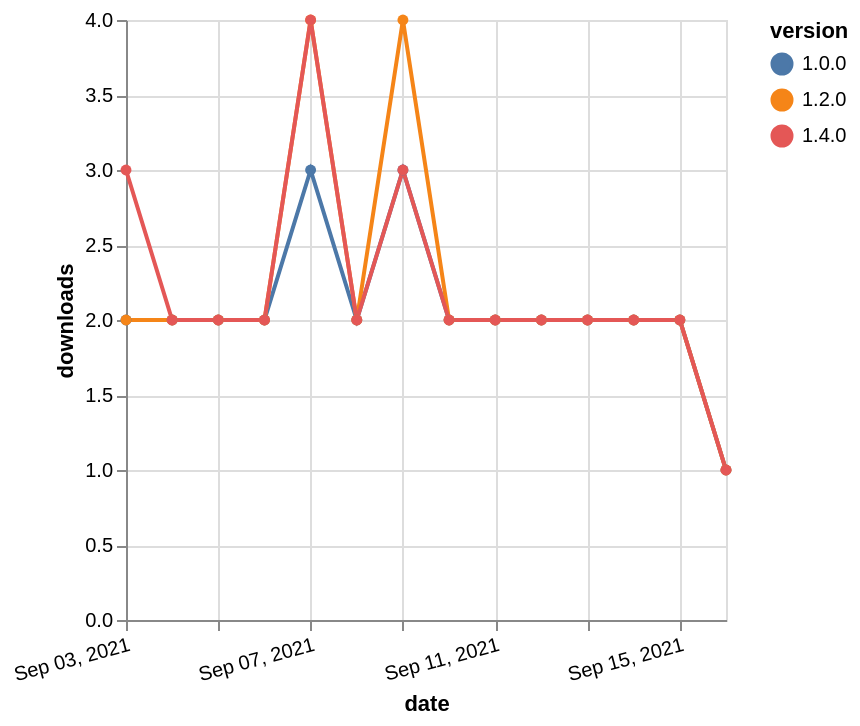

Here is the Vega-Lite specification saved for this chart:
### Vega-Lite specification from a JSON file in a GitHub repository (floating-point values rounded to 4 significant figures)
{"$schema": "https://vega.github.io/schema/vega-lite/v5.json", "description": "A simple bar chart with embedded data.", "data": {"values": [{"date": "2021-09-03", "total": 1017, "delta": 2, "version": "1.0.0"}, {"date": "2021-09-04", "total": 1019, "delta": 2, "version": "1.0.0"}, {"date": "2021-09-05", "total": 1021, "delta": 2, "version": "1.0.0"}, {"date": "2021-09-06", "total": 1023, "delta": 2, "version": "1.0.0"}, {"date": "2021-09-07", "total": 1026, "delta": 3, "version": "1.0.0"}, {"date": "2021-09-08", "total": 1028, "delta": 2, "version": "1.0.0"}, {"date": "2021-09-09", "total": 1031, "delta": 3, "version": "1.0.0"}, {"date": "2021-09-10", "total": 1033, "delta": 2, "version": "1.0.0"}, {"date": "2021-09-11", "total": 1035, "delta": 2, "version": "1.0.0"}, {"date": "2021-09-12", "total": 1037, "delta": 2, "version": "1.0.0"}, {"date": "2021-09-13", "total": 1039, "delta": 2, "version": "1.0.0"}, {"date": "2021-09-14", "total": 1041, "delta": 2, "version": "1.0.0"}, {"date": "2021-09-15", "total": 1043, "delta": 2, "version": "1.0.0"}, {"date": "2021-09-16", "total": 1044, "delta": 1, "version": "1.0.0"}, {"date": "2021-09-03", "total": 715, "delta": 2, "version": "1.2.0"}, {"date": "2021-09-04", "total": 717, "delta": 2, "version": "1.2.0"}, {"date": "2021-09-05", "total": 719, "delta": 2, "version": "1.2.0"}, {"date": "2021-09-06", "total": 721, "delta": 2, "version": "1.2.0"}, {"date": "2021-09-07", "total": 725, "delta": 4, "version": "1.2.0"}, {"date": "2021-09-08", "total": 727, "delta": 2, "version": "1.2.0"}, {"date": "2021-09-09", "total": 731, "delta": 4, "version": "1.2.0"}, {"date": "2021-09-10", "total": 733, "delta": 2, "version": "1.2.0"}, {"date": "2021-09-11", "total": 735, "delta": 2, "version": "1.2.0"}, {"date": "2021-09-12", "total": 737, "delta": 2, "version": "1.2.0"}, {"date": "2021-09-13", "total": 739, "delta": 2, "version": "1.2.0"}, {"date": "2021-09-14", "total": 741, "delta": 2, "version": "1.2.0"}, {"date": "2021-09-15", "total": 743, "delta": 2, "version": "1.2.0"}, {"date": "2021-09-16", "total": 744, "delta": 1, "version": "1.2.0"}, {"date": "2021-09-03", "total": 234, "delta": 3, "version": "1.4.0"}, {"date": "2021-09-04", "total": 236, "delta": 2, "version": "1.4.0"}, {"date": "2021-09-05", "total": 238, "delta": 2, "version": "1.4.0"}, {"date": "2021-09-06", "total": 240, "delta": 2, "version": "1.4.0"}, {"date": "2021-09-07", "total": 244, "delta": 4, "version": "1.4.0"}, {"date": "2021-09-08", "total": 246, "delta": 2, "version": "1.4.0"}, {"date": "2021-09-09", "total": 249, "delta": 3, "version": "1.4.0"}, {"date": "2021-09-10", "total": 251, "delta": 2, "version": "1.4.0"}, {"date": "2021-09-11", "total": 253, "delta": 2, "version": "1.4.0"}, {"date": "2021-09-12", "total": 255, "delta": 2, "version": "1.4.0"}, {"date": "2021-09-13", "total": 257, "delta": 2, "version": "1.4.0"}, {"date": "2021-09-14", "total": 259, "delta": 2, "version": "1.4.0"}, {"date": "2021-09-15", "total": 261, "delta": 2, "version": "1.4.0"}, {"date": "2021-09-16", "total": 262, "delta": 1, "version": "1.4.0"}]}, "width": "container", "mark": {"type": "line", "point": {"filled": true}}, "encoding": {"x": {"field": "date", "type": "temporal", "timeUnit": "yearmonthdate", "title": "date", "axis": {"labelAngle": -15}}, "y": {"field": "delta", "type": "quantitative", "title": "downloads"}, "color": {"field": "version", "type": "nominal"}, "tooltip": {"field": "delta"}}}
